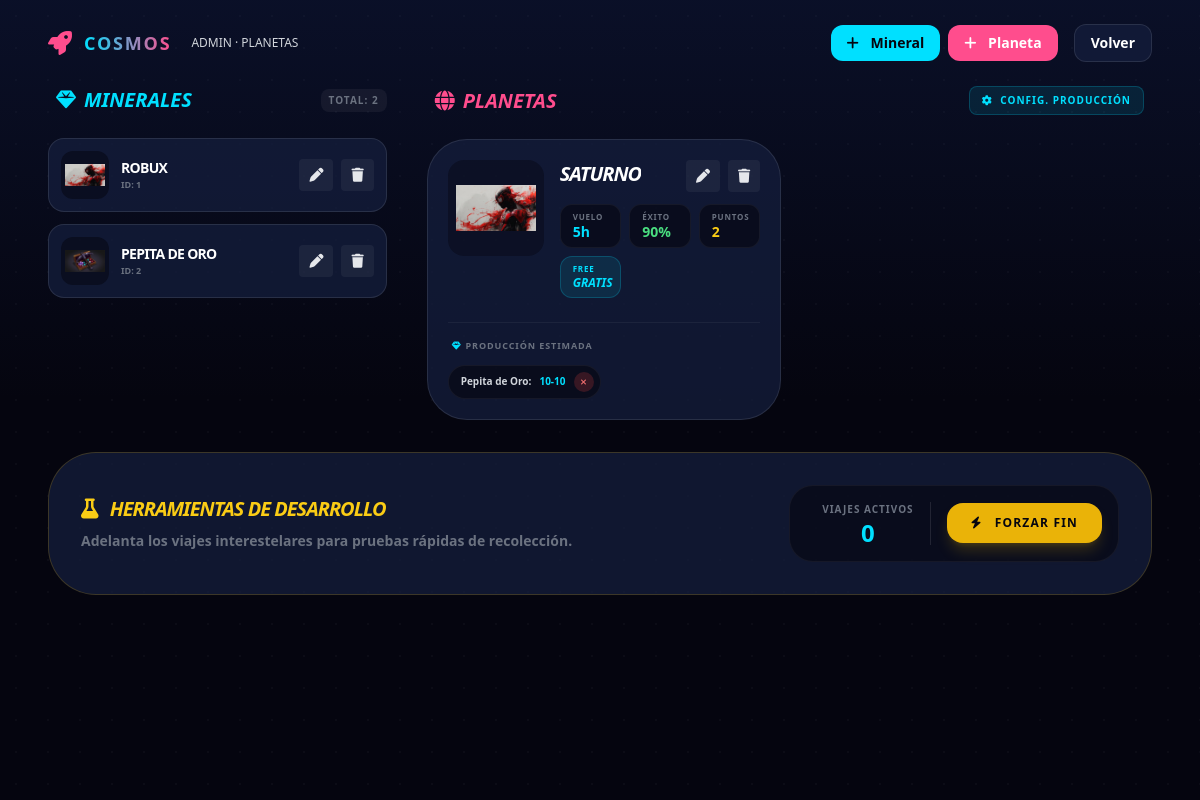
The page /dashboard/planets/ (signed in) on the database its author committed.
### game/models_planets.py (models this page shows, shortened)
class Mineral(models.Model):
    name = models.CharField(max_length=100)
    image = models.ImageField(upload_to="minerals/", null=True, blank=True)
    description = models.TextField(blank=True)

class Planet(models.Model):
    name = models.CharField(max_length=100)
    image = models.ImageField(upload_to="planets/", null=True, blank=True)
    travel_time_base = models.PositiveIntegerField(help_text="Tiempo base en horas")
    success_rate_base = models.PositiveIntegerField(help_text="Porcentaje de éxito base (%)")
    puntos = models.PositiveIntegerField(default=0, help_text="Puntos máximos ganados por viaje exitoso")
    is_active = models.BooleanField(default=True)
    is_free = models.BooleanField(default=False)
    created_at = models.DateTimeField(auto_now_add=True)

class PlanetMineral(models.Model):
    planet = models.ForeignKey(Planet, on_delete=models.CASCADE, related_name="produced_minerals")
    mineral = models.ForeignKey(Mineral, on_delete=models.CASCADE)
    min_amount = models.PositiveIntegerField()
    max_amount = models.PositiveIntegerField()

### game/views_planets.py (the view, shortened to what this page needs)
# urls.py: path("dashboard/planets/", planets_admin, name="planets_admin"),
@login_required
@user_passes_test(is_admin)
def planets_admin(request):
    minerals = Mineral.objects.all()
    planets = Planet.objects.all()
    ongoing_count = MiningTrip.objects.filter(status='ongoing').count()
    return render(request, 'game/planets_admin.html', {
        'minerals': minerals,
        'planets': planets,
        'ongoing_count': ongoing_count,
    })

### game/views_planets.py (called while the page is built)
def is_admin(user):
    return user.is_superuser

### game/templates/game/planets_admin.html (shortened to what this page needs)
<!DOCTYPE html>
<html lang="es">
<head>
    <script src="https://cdn.tailwindcss.com"></script>
    <link rel="stylesheet" href="https://cdnjs.cloudflare.com/ajax/libs/font-awesome/6.4.0/css/all.min.css" />
    <link rel="stylesheet" href="https://cdnjs.cloudflare.com/ajax/libs/animate.css/4.1.1/animate.min.css"/>
</head>
<body class="min-h-screen bg-space text-white overflow-x-hidden relative">
    <div class="absolute inset-0 bg-[radial-gradient(circle,_rgba(255,255,255,0.15)_1px,_transparent_1px)] bg-[size:32px_32px] opacity-20"></div>
    <div class="absolute inset-0 bg-gradient-to-b from-blue-900/20 via-transparent to-pink-900/20"></div>
    <header class="relative z-10 px-6 py-6 flex items-center justify-between max-w-6xl mx-auto flex-wrap gap-4">
        <div class="flex items-center gap-3">
            <i class="fas fa-rocket text-pink text-2xl"></i>
            <span class="font-extrabold tracking-widest text-lg bg-gradient-to-r from-accent to-pink bg-clip-text text-transparent">COSMOS</span>
            <span class="text-xs text-gray-300 ml-2 hidden md:inline">ADMIN · PLANETAS</span>
        </div>
        <div class="flex items-center gap-2 flex-wrap justify-end">
            <button onclick="openCreateMineral()" class="bg-accent text-space px-4 py-2 rounded-xl text-sm font-black hover:scale-105 transition-all">
                <i class="fas fa-plus mr-2"></i> Mineral
            </button>
            <button onclick="openCreatePlanet()" class="bg-pink text-white px-4 py-2 rounded-xl text-sm font-black hover:scale-105 transition-all">
                <i class="fas fa-plus mr-2"></i> Planeta
            </button>
            <a href="{% url 'admin_dashboard' %}" class="bg-card backdrop-blur-xl border border-white/10 px-4 py-2 rounded-xl text-sm font-semibold hover:border-accent/40 transition-all ml-2">
                Volver
            </a>
        </div>
    </header>
    <main class="relative z-10 px-6 pb-12 max-w-6xl mx-auto space-y-8">
        <div class="grid lg:grid-cols-12 gap-8">
            <div class="lg:col-span-4 space-y-6">
                <div class="flex items-center justify-between px-2">
                    <h2 class="text-xl font-black flex items-center gap-2 text-accent italic">
                        <i class="fas fa-gem"></i> MINERALES
                    </h2>
                    <span class="text-[10px] bg-white/5 px-2 py-1 rounded-lg text-gray-500 font-bold uppercase tracking-widest">
                        Total: {{ minerals|length }}
                    </span>
                </div>
                <div class="space-y-3 max-h-[800px] overflow-y-auto pr-2 custom-scrollbar">
                    {% for m in minerals %}
                        <div class="group flex items-center gap-3 bg-card border border-white/10 p-3 rounded-2xl hover:border-accent/30 transition-all">
                            {% if m.image %}
                                <img src="{{ m.image.url }}" class="w-12 h-12 rounded-xl object-contain bg-space/50 p-1">
                            {% else %}
                                <div class="w-12 h-12 rounded-xl bg-space/50 flex items-center justify-center border border-white/10 text-accent/20">
                                    <i class="fas fa-gem text-xl"></i>
                                </div>
                            {% endif %}
                            <div class="flex-1">
                                <p class="font-black text-sm text-white uppercase tracking-tighter">{{ m.name }}</p>
                                <p class="text-[9px] text-gray-500 font-bold uppercase">ID: {{ m.id }}</p>
                            </div>
                            <div class="flex gap-2">
                                <button type="button" onclick="openEditMineral('{{ m.id }}', '{{ m.name }}', '{% if m.image %}{{ m.image.url }}{% endif %}')" class="px-2.5 py-1.5 rounded bg-white/5 text-gray-200 text-sm hover:bg-white/10 hover:text-accent transition-colors">
                                    <i class="fas fa-pen"></i>
                                </button>
                                <form method="POST" onsubmit="return confirm('¿Eliminar mineral?')">
                                    <button type="submit" class="px-2.5 py-1.5 rounded bg-white/5 text-gray-200 text-sm hover:bg-white/10 hover:text-red-400 transition-colors">
                                        <i class="fas fa-trash"></i>
                                    </button>
                                </form>
                            </div>
                        </div>
                    {% empty %}
                        <p class="text-gray-500 text-sm italic text-center py-12 bg-card rounded-3xl border border-dashed border-white/5">No hay minerales creados.</p>
                    {% endfor %}
                </div>
            </div>
            <div class="lg:col-span-8 space-y-6">
                <div class="flex items-center justify-between px-2">
                    <h2 class="text-xl font-black flex items-center gap-2 text-pink italic">
                        <i class="fas fa-globe"></i> PLANETAS
                    </h2>
                    <div class="flex gap-2">
                        <button onclick="openConfigProduction()" class="text-[10px] bg-accent/10 text-accent px-3 py-1.5 rounded-lg font-black uppercase tracking-widest border border-accent/20 hover:bg-accent hover:text-space transition-all">
                            <i class="fas fa-cog mr-1"></i> Config. Producción
                        </button>
                    </div>
                </div>
                <div class="grid md:grid-cols-2 gap-4">
                    {% for p in planets %}
                        <div class="bg-card border border-white/10 p-5 rounded-[2.5rem] hover:border-pink/30 transition-all relative overflow-hidden">
                            <div class="flex flex-col sm:flex-row items-start gap-4">
                                {% if p.image %}
                                    <div class="w-full sm:w-24 h-32 sm:h-24 rounded-2xl bg-space/40 px-2 py-2 flex items-center justify-center">
                                        <img src="{{ p.image.url }}" class="w-full h-full object-contain">
                                    </div>
                                {% else %}
                                    <div class="w-full sm:w-24 h-32 sm:h-24 rounded-2xl bg-space/40 flex items-center justify-center border border-white/5 text-pink/20">
                                        <i class="fas fa-globe text-4xl"></i>
                                    </div>
                                {% endif %}
                                <div class="flex-1 w-full">
                                    <div class="flex flex-col sm:flex-row sm:justify-between sm:items-start mb-3 gap-2">
                                        <h3 class="text-xl font-black italic text-white uppercase tracking-tighter truncate w-full sm:w-auto">{{ p.name }}</h3>
                                        <div class="flex gap-2 self-start">
                                            <button type="button" onclick="openEditPlanet('{{ p.id }}', '{{ p.name }}', '{{ p.travel_time_base }}', '{{ p.success_rate_base }}', '{{ p.puntos }}', '{% if p.image %}{{ p.image.url }}{% endif %}', '{{ p.is_free }}')" class="px-2.5 py-1.5 rounded bg-white/5 text-gray-200 text-sm hover:bg-white/10 hover:text-pink transition-colors">
                                                <i class="fas fa-pen"></i>
                                            </button>
                                            <form method="POST" onsubmit="return confirm('¿Eliminar planeta?')">
                                                <button type="submit" class="px-2.5 py-1.5 rounded bg-white/5 text-gray-200 text-sm hover:bg-white/10 hover:text-red-400 transition-colors">
                                                    <i class="fas fa-trash"></i>
                                                </button>
                                            </form>
                                        </div>
                                    </div>
                                    <div class="grid grid-cols-3 gap-2 mb-2">
                                        <div class="bg-space/60 px-3 py-2 rounded-xl border border-white/5">
                                            <p class="text-[8px] text-gray-500 uppercase font-black tracking-widest leading-none mb-1">Vuelo</p>
                                            <p class="text-sm font-black text-accent leading-none">{{ p.travel_time_base }}h</p>
                                        </div>
                                        <div class="bg-space/60 px-3 py-2 rounded-xl border border-white/5">
                                            <p class="text-[8px] text-gray-500 uppercase font-black tracking-widest leading-none mb-1">Éxito</p>
                                            <p class="text-sm font-black text-green-400 leading-none">{{ p.success_rate_base }}%</p>
                                        </div>
                                        <div class="bg-space/60 px-3 py-2 rounded-xl border border-white/5">
                                            <p class="text-[8px] text-gray-500 uppercase font-black tracking-widest leading-none mb-1">Puntos</p>
                                            <p class="text-sm font-black text-yellow-400 leading-none">{{ p.puntos }}</p>
                                        </div>
                                        {% if p.is_free %}
                                        <div class="bg-accent/10 px-3 py-2 rounded-xl border border-accent/20">
                                            <p class="text-[8px] text-accent uppercase font-black tracking-widest leading-none mb-1">Free</p>
                                            <p class="text-xs font-black text-accent leading-none italic">GRATIS</p>
                                        </div>
                                        {% endif %}
                                    </div>
                                </div>
                            </div>
                            <div class="mt-4 pt-4 border-t border-white/5">
                                <div class="flex items-center justify-between mb-3 px-1">
                                    <p class="text-[9px] text-gray-500 uppercase font-bold tracking-widest flex items-center gap-1">
                                        <i class="fas fa-gem text-accent"></i> Producción estimada
                                    </p>
                                </div>
                                <div class="flex flex-wrap gap-2">
                                    {% for pm in p.produced_minerals.all %}
                                        <div class="flex items-center gap-2 bg-space/60 py-1.5 pl-3 pr-1.5 rounded-full border border-white/5 text-[10px]">
                                            <span class="font-bold text-gray-300">{{ pm.mineral.name }}:</span>
                                            <span class="text-accent font-black">{{ pm.min_amount }}-{{ pm.max_amount }}</span>
                                            <form method="POST">
                                                <button type="submit" class="w-5 h-5 rounded-full bg-red-500/20 text-red-400 hover:bg-red-500 hover:text-white transition-all flex items-center justify-center">
                                                    <i class="fas fa-times text-[8px]"></i>
                                                </button>
                                            </form>
                                        </div>
                                    {% empty %}
                                        <p class="text-[10px] text-gray-600 italic px-2">Sin recursos linkeados</p>
                                    {% endfor %}
                                </div>
                            </div>
                        </div>
                    {% endfor %}
                </div>
            </div>
        </div>
        <div class="mt-8 bg-card border border-yellow-500/20 p-6 sm:p-8 rounded-[2rem] sm:rounded-[3rem]">
            <div class="flex flex-col md:flex-row items-center justify-between gap-6">
                <div class="space-y-2 text-center md:text-left">
                    <h2 class="text-xl font-black text-yellow-400 uppercase tracking-tighter italic">
                        <i class="fas fa-flask mr-2"></i> Herramientas de Desarrollo
                    </h2>
                    <p class="text-sm text-gray-500 font-bold">Adelanta los viajes interestelares para pruebas rápidas de recolección.</p>
                </div>
                <div class="flex flex-col sm:flex-row items-stretch sm:items-center gap-4 w-full md:w-auto bg-space/60 p-4 rounded-3xl border border-white/5">
                    <div class="text-center px-4 sm:border-r border-white/10 pb-4 sm:pb-0 border-b sm:border-b-0">
                        <p class="text-[10px] text-gray-500 uppercase font-black tracking-widest mb-1">Viajes Activos</p>
                        <p class="text-2xl font-black text-accent leading-none">{{ ongoing_count }}</p>
                    </div>
                    <form method="POST" class="w-full sm:w-auto">
                        <button type="submit" class="w-full sm:w-auto bg-yellow-500 text-space font-black py-3 px-6 rounded-xl sm:rounded-2xl hover:scale-[1.05] active:scale-95 transition-all text-xs uppercase tracking-widest shadow-lg shadow-yellow-500/20">
                            <i class="fas fa-bolt mr-2"></i> Forzar Fin
                        </button>
                    </form>
                </div>
            </div>
        </div>
    </main>
</body>
</html>

### rows shown on the page
Mineral: image (picture), name "ROBUX", id "1"
Mineral: image (picture), name "PEPITA DE ORO", id "2"
Planet: image (picture), name "SATURNO", travel_time_base "5", success_rate_base "90", puntos "2", is_free "FREE"
PlanetMineral: mineral.name "Pepita de Oro", min_amount "10", max_amount "10"

### other values the page prints
{{ minerals|length }} "2"
{{ ongoing_count }} "0"
